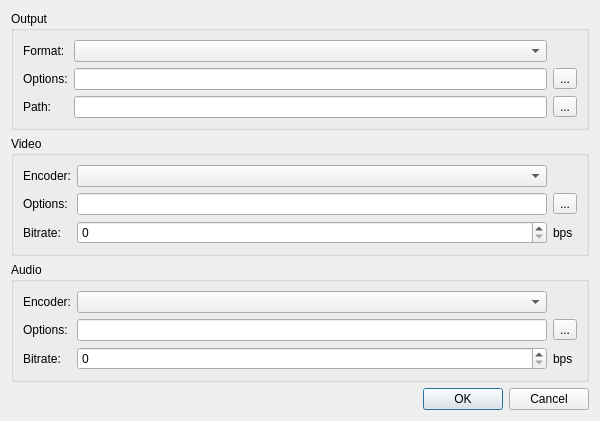
<?xml version="1.0" encoding="UTF-8"?>
<ui version="4.0">
 <class>DumpingDialog</class>
 <widget class="QDialog" name="DumpingDialog">
  <property name="geometry">
   <rect>
    <x>0</x>
    <y>0</y>
    <width>600</width>
    <height>420</height>
   </rect>
  </property>
  <property name="windowTitle">
   <string>Dump Video (OpenGL Only)</string>
  </property>
  <layout class="QVBoxLayout">
   <item>
    <widget class="QGroupBox">
     <property name="title">
      <string>Output</string>
     </property>
     <layout class="QGridLayout">
      <item row="0" column="0">
       <widget class="QLabel">
        <property name="text">
         <string>Format:</string>
        </property>
       </widget>
      </item>
      <item row="0" column="1">
       <widget class="QComboBox" name="formatComboBox"/>
      </item>
      <item row="1" column="0">
       <widget class="QLabel">
        <property name="text">
         <string>Options:</string>
        </property>
       </widget>
      </item>
      <item row="1" column="1">
       <widget class="QLineEdit" name="formatOptionsLineEdit"/>
      </item>
      <item row="1" column="2">
       <widget class="QToolButton" name="formatOptionsButton">
        <property name="text">
         <string>...</string>
        </property>
       </widget>
      </item>
      <item row="2" column="0">
       <widget class="QLabel">
        <property name="text">
         <string>Path:</string>
        </property>
       </widget>
      </item>
      <item row="2" column="1">
       <widget class="QLineEdit" name="pathLineEdit"/>
      </item>
      <item row="2" column="2">
       <widget class="QToolButton" name="pathExplore">
        <property name="text">
         <string>...</string>
        </property>
       </widget>
      </item>
     </layout>
    </widget>
   </item>
   <item>
    <widget class="QGroupBox">
     <property name="title">
      <string>Video</string>
     </property>
     <layout class="QGridLayout">
      <item row="0" column="0">
       <widget class="QLabel">
        <property name="text">
         <string>Encoder:</string>
        </property>
       </widget>
      </item>
      <item row="0" column="1">
       <widget class="QComboBox" name="videoEncoderComboBox">
        <property name="sizePolicy">
         <sizepolicy hsizetype="MinimumExpanding" vsizetype="Fixed">
          <horstretch>0</horstretch>
          <verstretch>0</verstretch>
         </sizepolicy>
        </property>
       </widget>
      </item>
      <item row="1" column="0">
       <widget class="QLabel">
        <property name="text">
         <string>Options:</string>
        </property>
       </widget>
      </item>
      <item row="1" column="1">
       <widget class="QLineEdit" name="videoEncoderOptionsLineEdit"/>
      </item>
      <item row="1" column="2">
       <widget class="QToolButton" name="videoEncoderOptionsButton">
        <property name="text">
         <string>...</string>
        </property>
       </widget>
      </item>
      <item row="2" column="0">
       <widget class="QLabel">
        <property name="text">
         <string>Bitrate:</string>
        </property>
       </widget>
      </item>
      <item row="2" column="1">
       <widget class="QSpinBox" name="videoBitrateSpinBox">
        <property name="maximum">
         <number>10000000</number>
        </property>
        <property name="singleStep">
         <number>1000</number>
        </property>
       </widget>
      </item>
      <item row="2" column="2">
       <widget class="QLabel">
        <property name="text">
         <string>bps</string>
        </property>
       </widget>
      </item>
     </layout>
    </widget>
   </item>
   <item>
    <widget class="QGroupBox">
     <property name="title">
      <string>Audio</string>
     </property>
     <layout class="QGridLayout">
      <item row="0" column="0">
       <widget class="QLabel">
        <property name="text">
         <string>Encoder:</string>
        </property>
       </widget>
      </item>
      <item row="0" column="1">
       <widget class="QComboBox" name="audioEncoderComboBox">
        <property name="sizePolicy">
         <sizepolicy hsizetype="MinimumExpanding" vsizetype="Fixed">
          <horstretch>0</horstretch>
          <verstretch>0</verstretch>
         </sizepolicy>
        </property>
       </widget>
      </item>
      <item row="1" column="0">
       <widget class="QLabel">
        <property name="text">
         <string>Options:</string>
        </property>
       </widget>
      </item>
      <item row="1" column="1">
       <widget class="QLineEdit" name="audioEncoderOptionsLineEdit"/>
      </item>
      <item row="1" column="2">
       <widget class="QToolButton" name="audioEncoderOptionsButton">
        <property name="text">
         <string>...</string>
        </property>
       </widget>
      </item>
      <item row="2" column="0">
       <widget class="QLabel">
        <property name="text">
         <string>Bitrate:</string>
        </property>
       </widget>
      </item>
      <item row="2" column="1">
       <widget class="QSpinBox" name="audioBitrateSpinBox">
        <property name="maximum">
         <number>1000000</number>
        </property>
        <property name="singleStep">
         <number>100</number>
        </property>
       </widget>
      </item>
      <item row="2" column="2">
       <widget class="QLabel">
        <property name="text">
         <string>bps</string>
        </property>
       </widget>
      </item>
     </layout>
    </widget>
   </item>
   <item>
    <widget class="QDialogButtonBox" name="buttonBox">
     <property name="standardButtons">
      <set>QDialogButtonBox::Cancel|QDialogButtonBox::Ok</set>
     </property>
    </widget>
   </item>
  </layout>
 </widget>
</ui>
